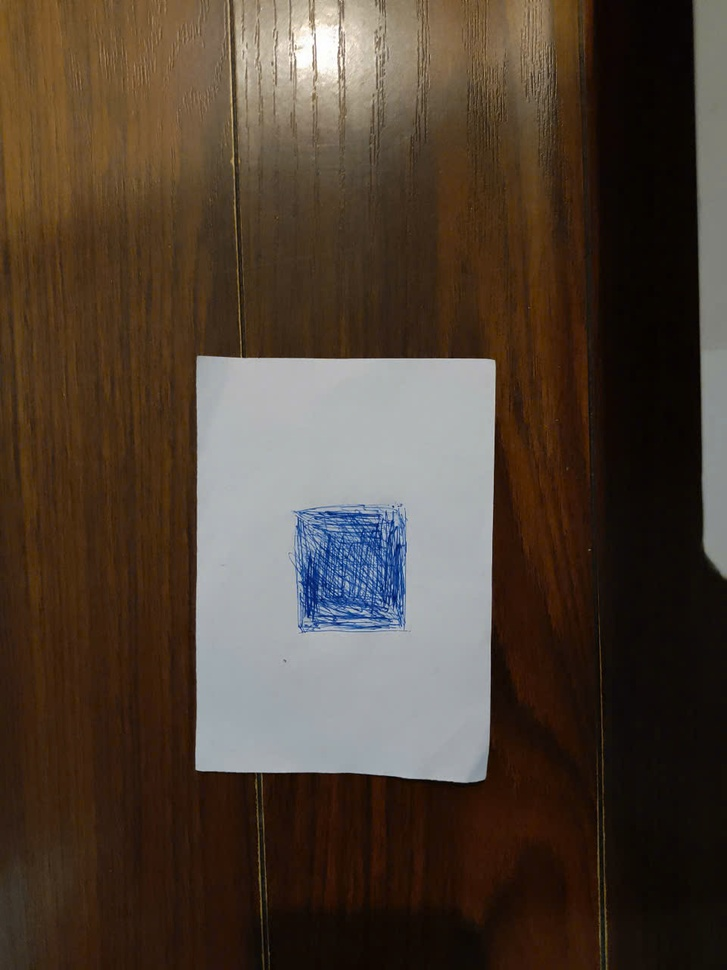
#> input picture test4.jpg, 727 x 970 px, shrunk from 960 x 1280 before the run
$ python test4.py
#> lines starting #> are read from the running program, lines starting #| are printed output that depends on the picture; after the words box and inside, x2 and y2 are one past the last pixel; in counts of white or black regions, pixels touching at a corner belong together
import cv2
import numpy as np

# Đọc hình ảnh từ file
image_path = "test4.jpg"  # Thay bằng đường dẫn đúng
img = cv2.imread(image_path)
#> img is the input picture: shape (970, 727, 3); mean B, G, R 53, 65.2, 79

# Định nghĩa thông số DPI (dots per inch) và chuyển đổi pixel -> cm
DPI = 300  # Đổi theo thực tế của ảnh, ví dụ ảnh scan thường là 300 DPI
PIXEL_PER_CM = DPI / 2.54  # 1 inch = 2.54 cm

# Chuyển đổi sang ảnh xám và tìm vùng giấy trắng
gray = cv2.cvtColor(img, cv2.COLOR_BGR2GRAY)
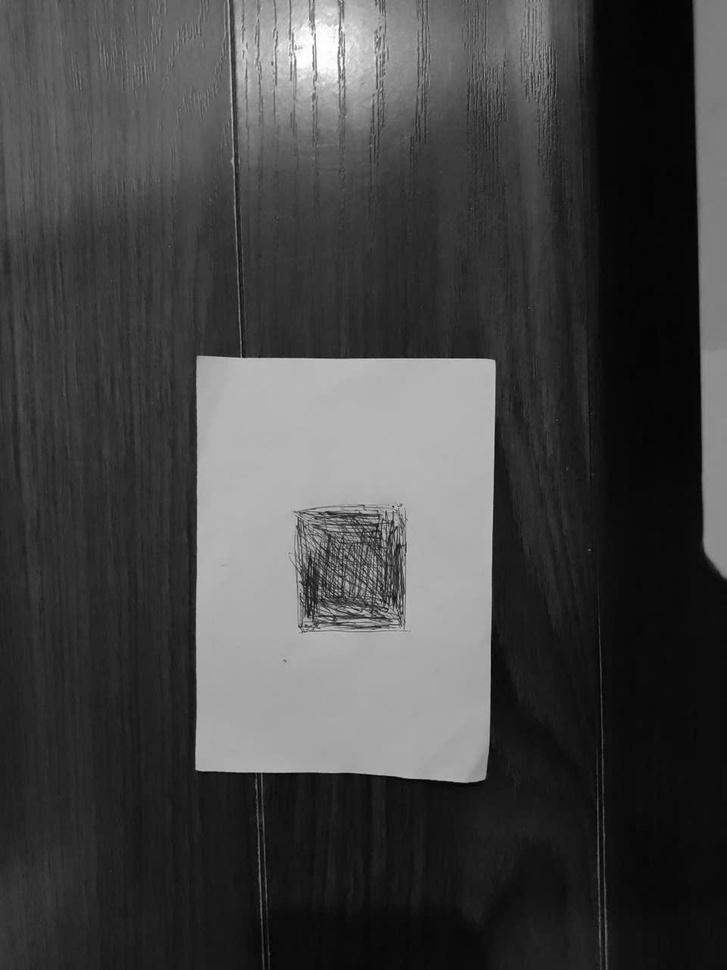
#> gray: shape (970, 727); min 1, max 255, mean 67.9
_, binary = cv2.threshold(gray, 0, 255, cv2.THRESH_BINARY + cv2.THRESH_OTSU)
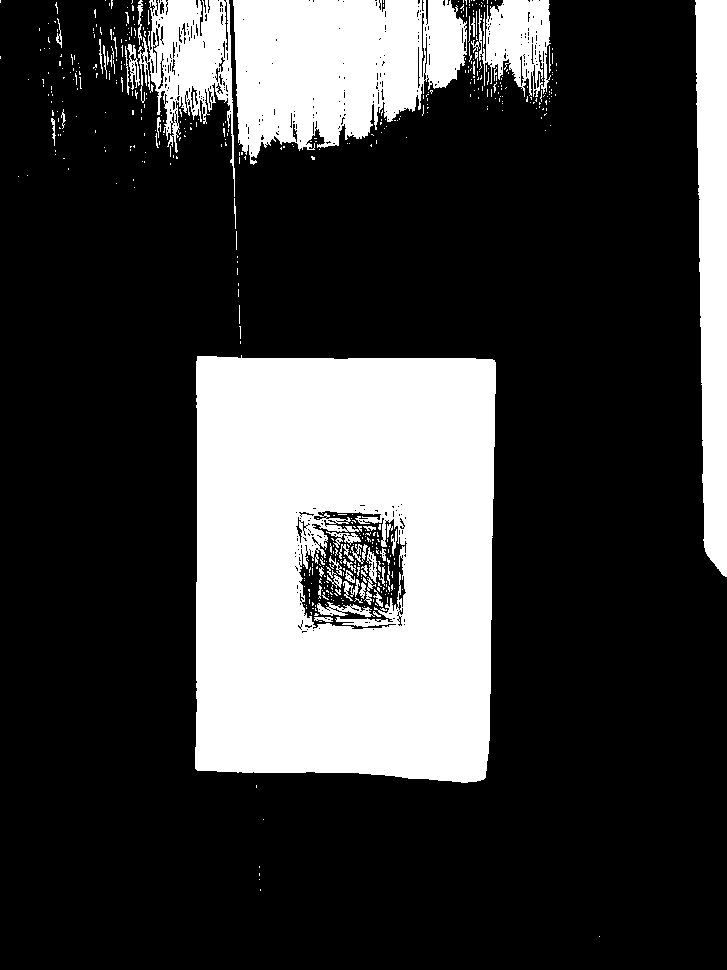
#> binary: shape (970, 727); 24.8% white; 510 white regions (456 under 20 px)

# Tìm contour lớn nhất (giấy trắng) và tạo mask
contours, _ = cv2.findContours(binary, cv2.RETR_EXTERNAL, cv2.CHAIN_APPROX_SIMPLE)
#> contours = 347 contours, 336 with area under 20; largest, box (x1, y1, x2, y2) and area: (195, 355, 496, 783) 122772, (233, 0, 467, 165) 27606, (695, 0, 727, 577) 14783, (138, 0, 235, 197) 8443, (471, 0, 551, 97) 4550
largest_contour = max(contours, key=cv2.contourArea)
#> largest_contour = contour of 116 points, box (x1, y1, x2, y2) (195, 355, 496, 783), area 122772
mask = np.zeros_like(binary)
cv2.drawContours(mask, [largest_contour], -1, 255, thickness=cv2.FILLED)
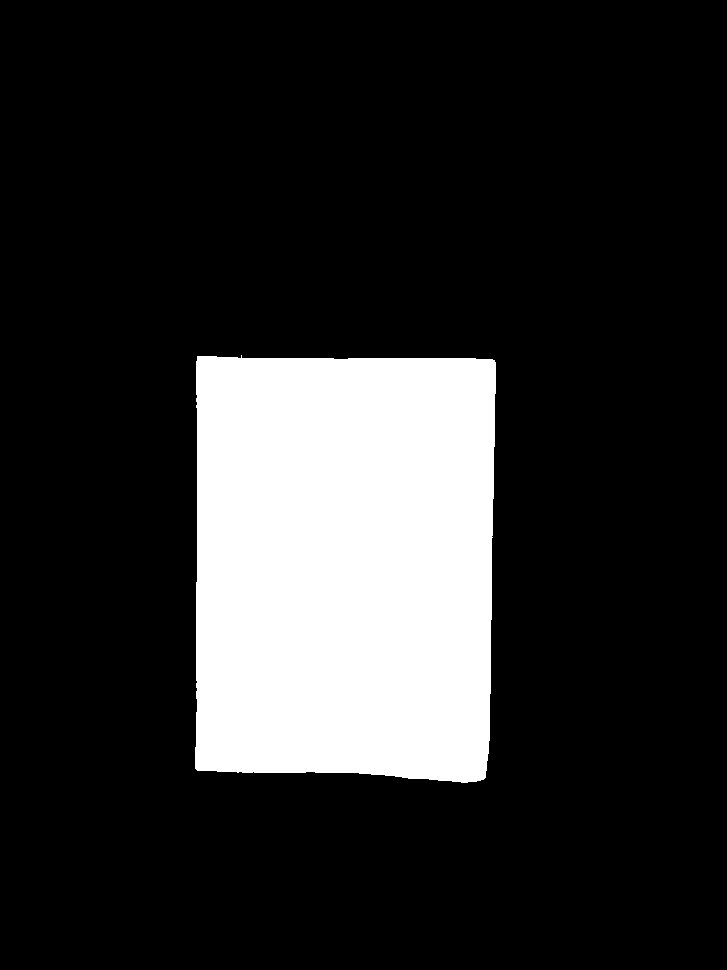
#> mask: shape (970, 727); 17.5% white; 1 white region, box (x1, y1, x2, y2) and area: (195, 355, 496, 783) 123483

# Tính diện tích giấy
paper_area_pixels = cv2.contourArea(largest_contour)
#> paper_area_pixels = 122772
paper_area_cm2 = paper_area_pixels / (PIXEL_PER_CM**2)
#> paper_area_cm2 = 8.8

# Áp dụng mask lên ảnh gốc để chỉ giữ tờ giấy trắng
result_img = cv2.bitwise_and(img, img, mask=mask)
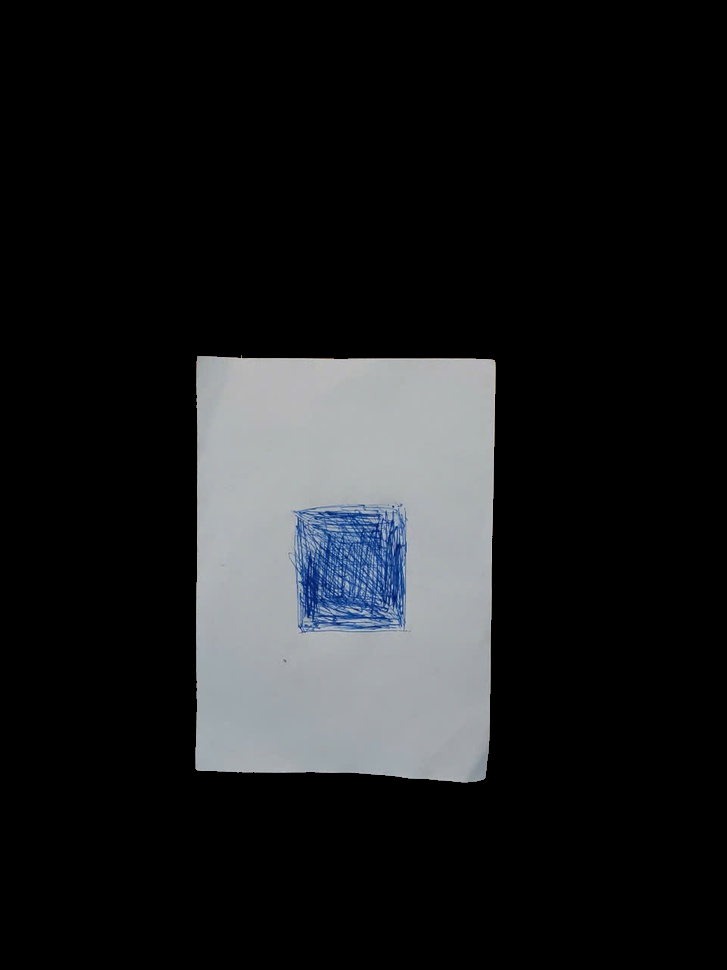
#> result_img: shape (970, 727, 3); mean B, G, R 30.6, 29.2, 27.9

# Tạo không gian màu HSV
hsv = cv2.cvtColor(result_img, cv2.COLOR_BGR2HSV)
#> hsv: shape (970, 727, 3); mean H, S, V 17.3, 4.4, 30.6

# Định nghĩa các ngưỡng màu để phát hiện
color_ranges = {
    "Blue": [(90, 50, 50), (150, 255, 255)],
    "Red1": [(0, 100, 100), (10, 255, 255)],
    "Red2": [(160, 100, 100), (180, 255, 255)],
    "Yellow": [(20, 100, 100), (30, 255, 255)],
    "Green": [(40, 100, 100), (70, 255, 255)]
}

# Vẽ hình bao quanh các vùng màu sắc và tính thông số
output_image = result_img.copy()

# Duyệt qua các ngưỡng màu và tìm các vùng màu sắc
for color_name, (lower, upper) in color_ranges.items():
    lower = np.array(lower, dtype="uint8")
    upper = np.array(upper, dtype="uint8")

    # Tạo mask cho màu cụ thể
    color_mask = cv2.inRange(hsv, lower, upper)
    color_mask = cv2.bitwise_and(color_mask, color_mask, mask=mask)  # Áp dụng mask tờ giấy trắng

    # Tìm các contour trong mask màu sắc
    contours, _ = cv2.findContours(color_mask, cv2.RETR_EXTERNAL, cv2.CHAIN_APPROX_SIMPLE)
    color_area_pixels = 0

    for contour in contours:
        if cv2.contourArea(contour) > 200:  # Ngưỡng diện tích để lọc nhiễu
            # Tính toán các thông số
            x, y, w, h = cv2.boundingRect(contour)  # Hình chữ nhật bao quanh contour
            area_pixels = cv2.contourArea(contour)  # Diện tích của contour
            color_area_pixels += area_pixels

            # Chuyển đổi các thông số từ pixel sang cm
            width_cm = w / PIXEL_PER_CM
            height_cm = h / PIXEL_PER_CM
            area_cm2 = area_pixels / (PIXEL_PER_CM**2)
            percentage = (area_pixels / paper_area_pixels) * 100

            # Vẽ hình bao quanh và hiển thị thông tin
            cv2.rectangle(output_image, (x, y), (x + w, y + h), (0, 255, 0), 2)
            cv2.putText(
                output_image,
                f"{color_name}: {percentage:.2f}%",
                (x, y - 10),
                cv2.FONT_HERSHEY_SIMPLEX,
                0.5,
                (255, 255, 255),
                1,
                cv2.LINE_AA,
            )

            # In thông tin ra console
            print(f"Color: {color_name}")
            print(f"Width: {width_cm:.2f} cm, Height: {height_cm:.2f} cm")
            print(f"Area: {area_cm2:.2f} cm²")
            print(f"Percentage of Paper: {percentage:.2f}%\n")
#> this loop made 5 passes
#> pass 1, `color_mask = cv2.inRange(hsv, lower, upper)`:
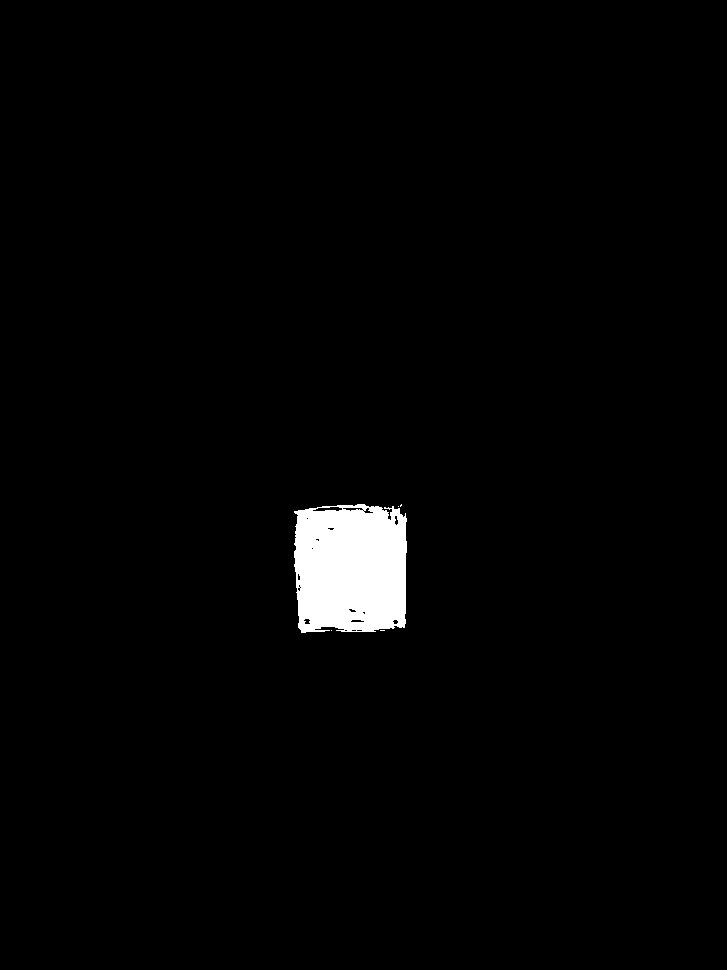
#> color_mask: shape (970, 727); 1.9% white; 5 white regions (4 under 20 px), largest, box (x1, y1, x2, y2) and area: (294, 504, 407, 633) 13198
#> after the loop:
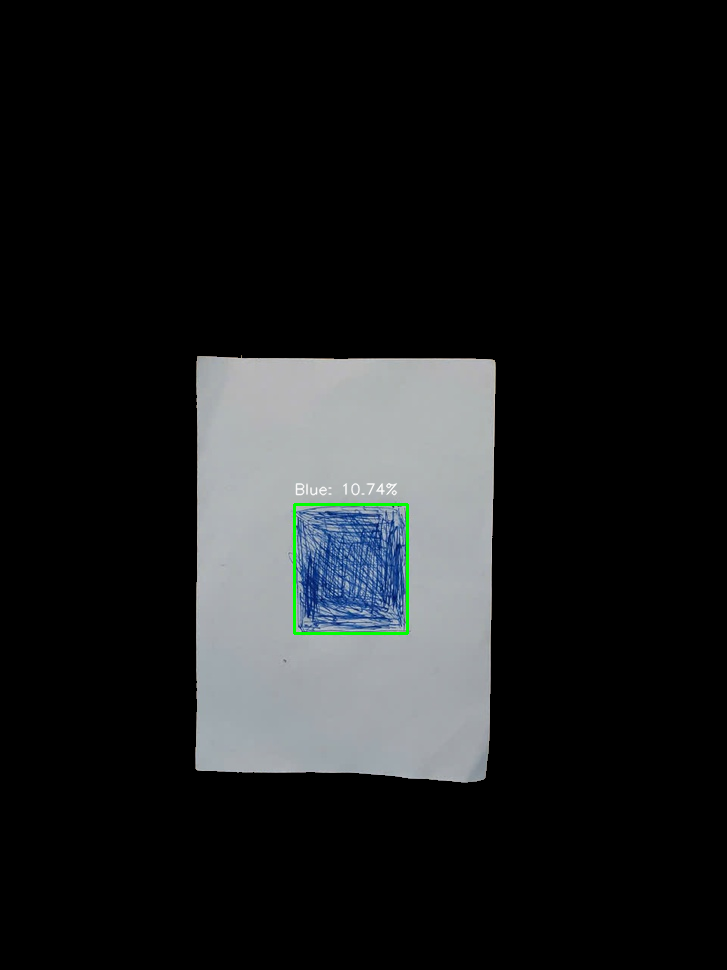
#> output_image: shape (970, 727, 3); 0.29% of pixels changed, all inside (x1, y1, x2, y2) = (293, 482, 409, 635)

# Hiển thị kết quả
cv2.imshow("Detected Colors on Paper", output_image)
cv2.waitKey(0)
cv2.destroyAllWindows()

$ run again, with test3.jpg copied over test4.jpg
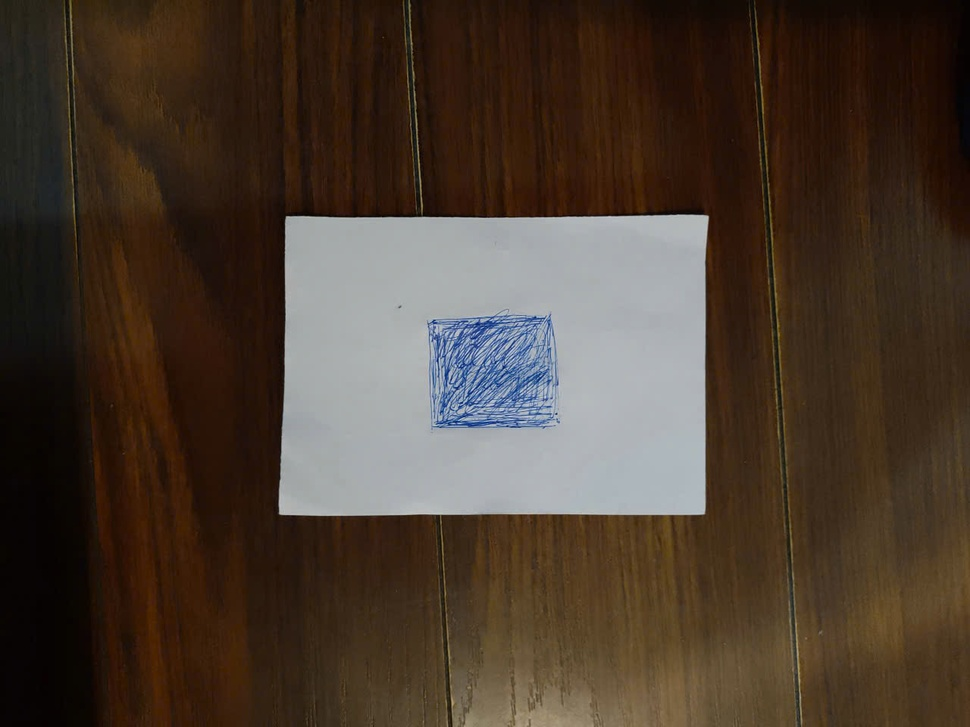
#> input picture test3.jpg, 970 x 727 px, shrunk from 1280 x 960 before the run
#> img is the input picture: shape (727, 970, 3); mean B, G, R 47.9, 60, 74.1
#> `_, binary = cv2.threshold(gray, 0, 255, cv2.THRESH_BINARY + cv2.THRESH..`:
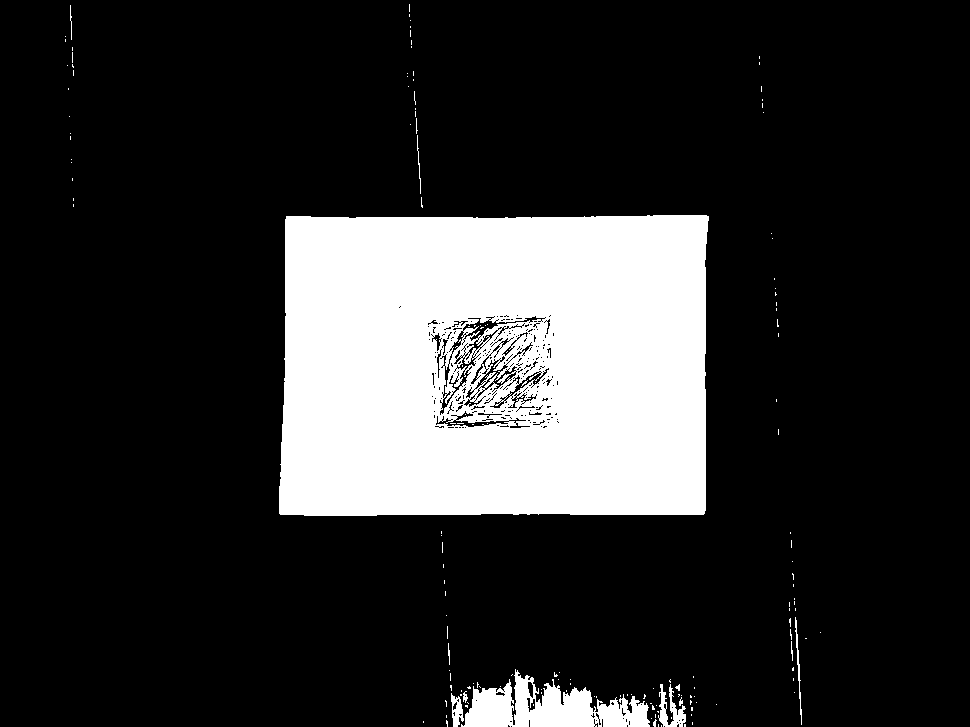
#> binary: shape (727, 970); 18.4% white; 160 white regions (148 under 20 px)
#> `contours, _ = cv2.findContours(binary, cv2.RETR_EXTERNAL, cv2.CHAIN_AP..`: contours = 144 contours, 138 with area under 20; largest, box (x1, y1, x2, y2) and area: (279, 215, 709, 516) 125364, (461, 669, 650, 727) 5614, (658, 684, 686, 727) 430, (451, 693, 464, 727) 239, (795, 617, 802, 725) 70, (463, 691, 468, 703) 20
#> largest_contour = contour of 115 points, box (x1, y1, x2, y2) (279, 215, 709, 516), area 125364
#> mask: shape (727, 970); 17.9% white; 1 white region, box (x1, y1, x2, y2) and area: (279, 215, 709, 516) 126085
#> paper_area_pixels = 125363.5
#> paper_area_cm2 = 8.99
#> hsv: shape (727, 970, 3); mean H, S, V 17.8, 3.6, 31.7
#> after the loop `for color_name, (lower, upper) in color_ranges.items():`:
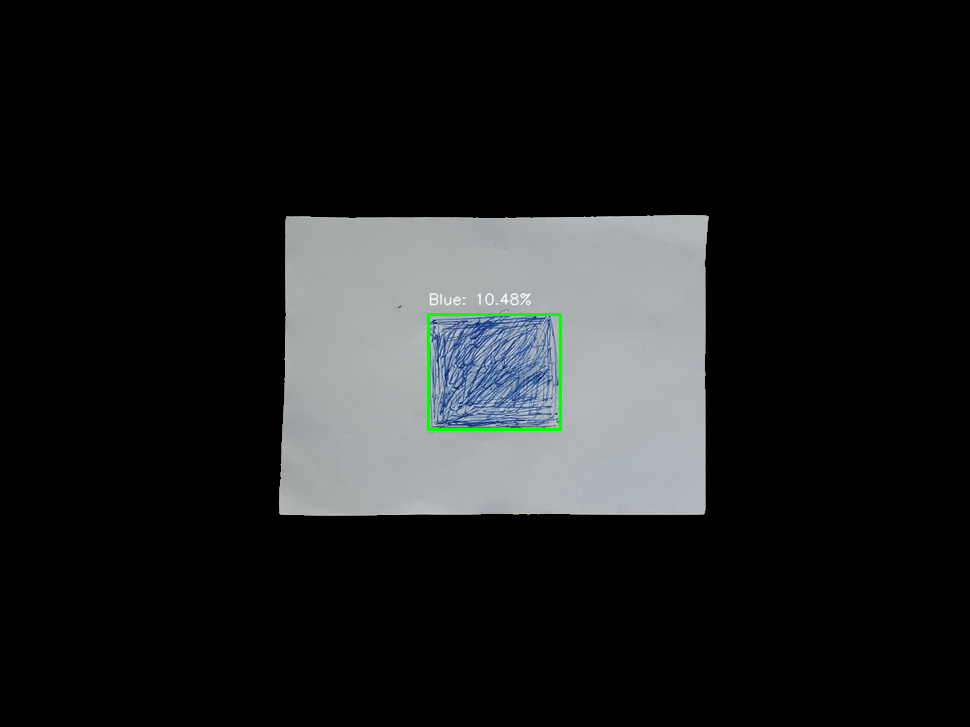
#> output_image: shape (727, 970, 3); mean B, G, R 31.3, 30.7, 29
